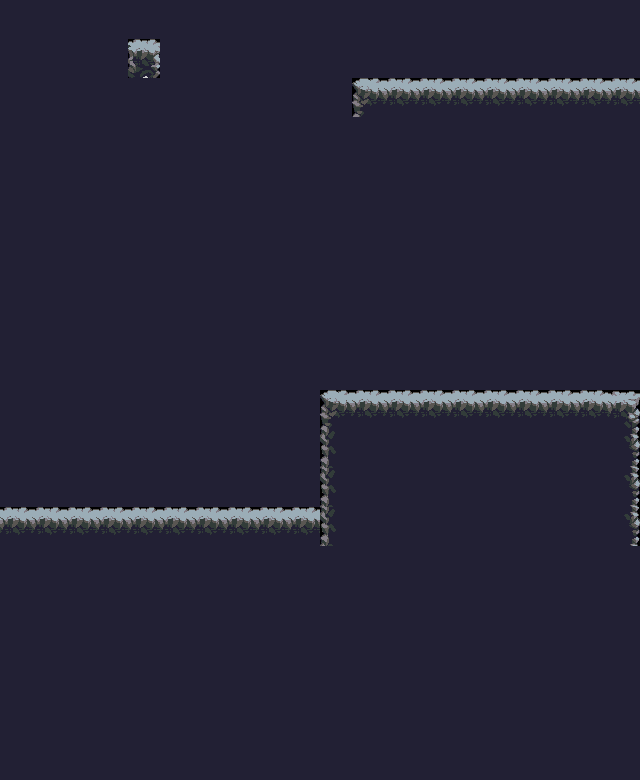

This is a level from a 2D game, rendered from its Tiled map with the project's own tilesets. A one-line summary and the map file follow, with tile-layer data summarised:
An orthogonal 20x20 tile map with 32x39 px tiles, 1 tile layer (Tile Layer 1).

<map version="1.0" orientation="orthogonal" width="20" height="20" tilewidth="32" tileheight="39">
 <tileset firstgid="1" name="cave_tiles" tilewidth="32" tileheight="39">
  <image source="cave_tiles.png" width="160" height="195" />
 </tileset>
 <layer name="Tile Layer 1" width="20" height="20">
  <data>[400 cells, 400 non-empty, 7 distinct tile ids]</data>
 </layer>
</map>